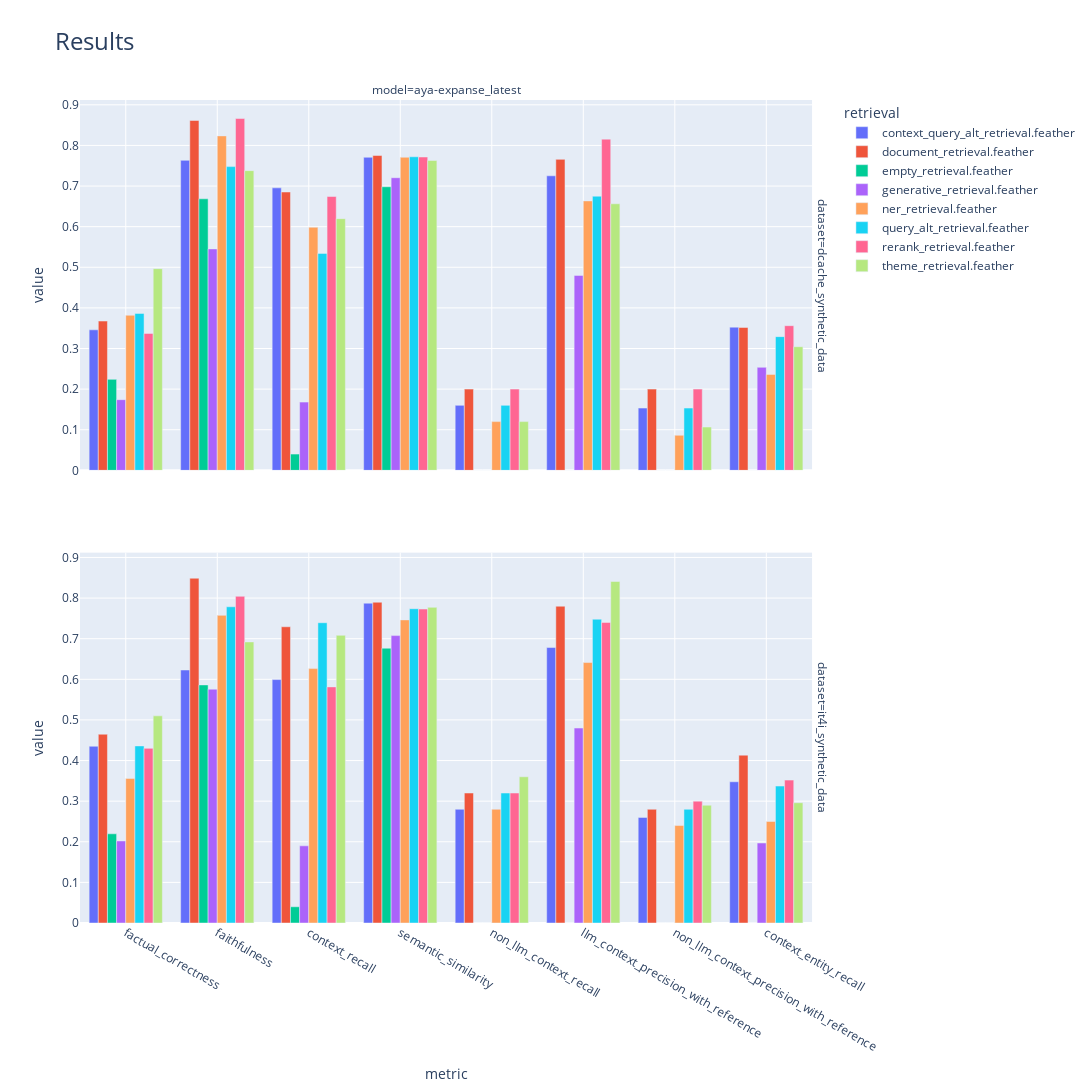
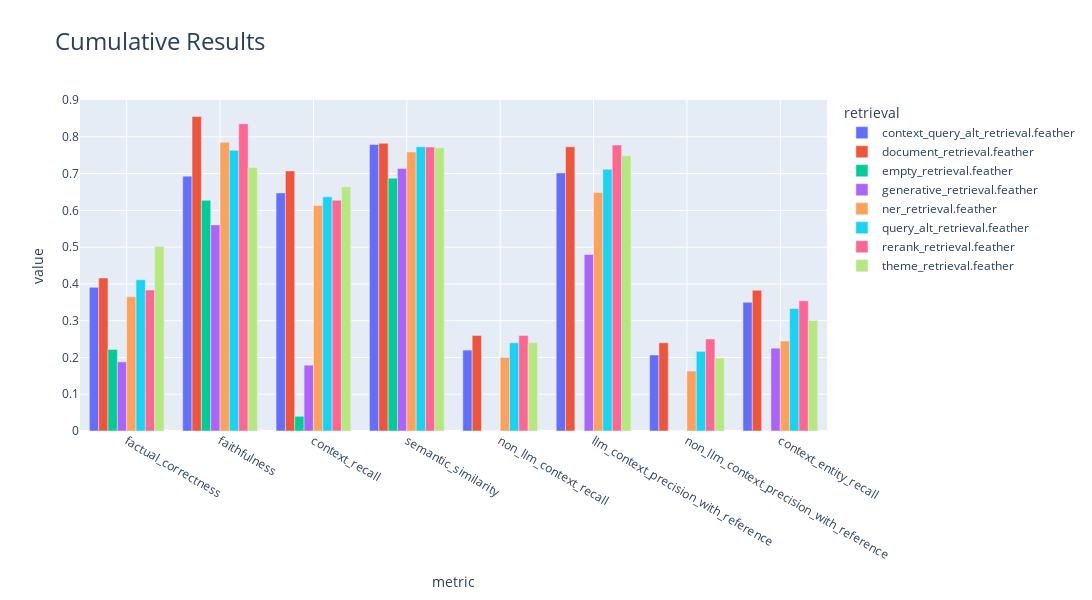
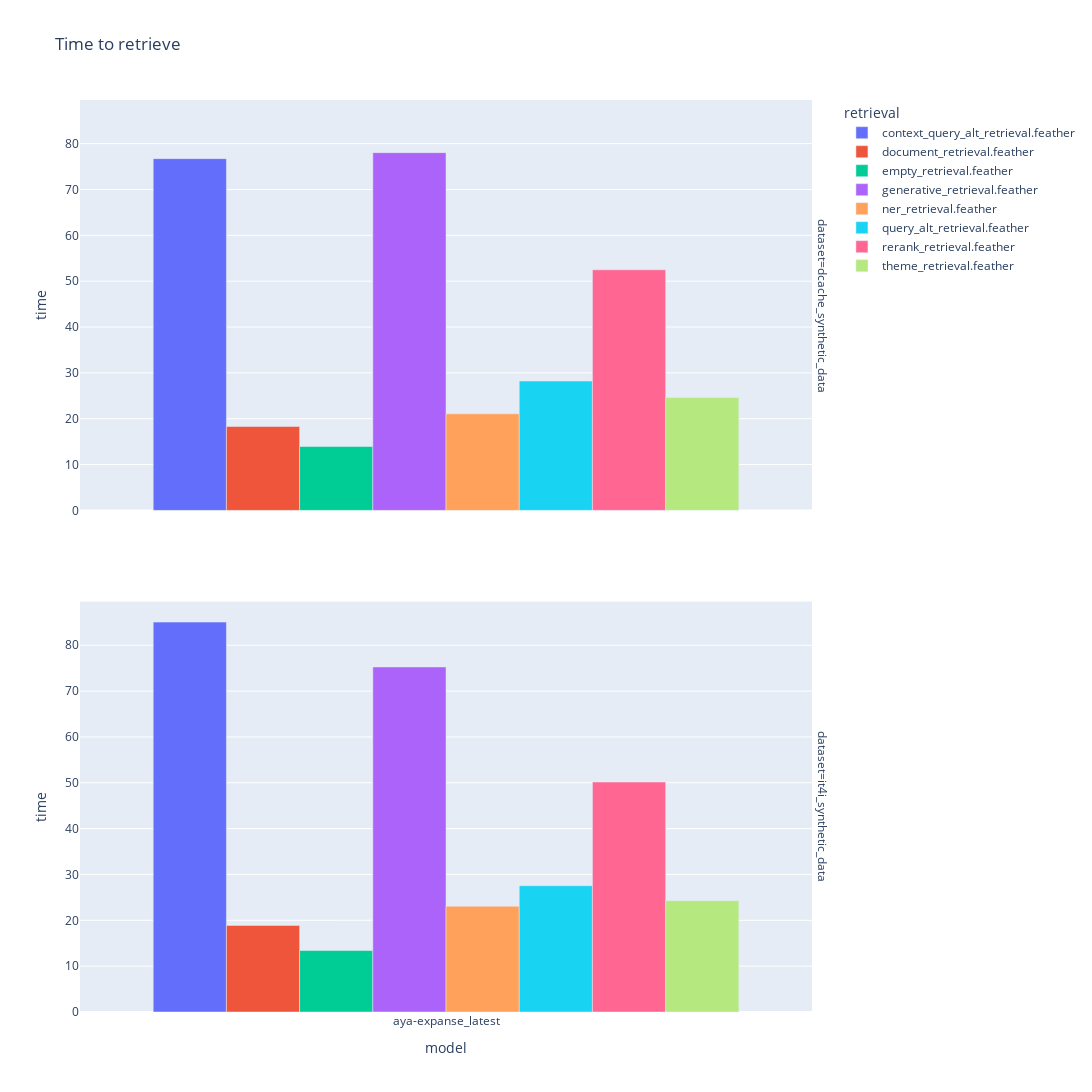

The cell these charts' notebook holds for them, in order:
### Code cell
display_results(full_results_df, display_ttr=True)

### Figure 1 — Plotly figure (JSON) as saved in the notebook; plotly's stock layout.template omitted (floating-point values rounded to 4 significant figures)
{"data": [{"alignmentgroup": "True", "hovertemplate": "retrieval=context_query_alt_retrieval.feather<br>dataset=dcache_synthetic_data<br>model=aya-expanse_latest<br>metric=%{x}<br>value=%{y}<extra></extra>", "legendgroup": "context_query_alt_retrieval.feather", "marker": {"color": "#636efa", "pattern": {"shape": ""}}, "name": "context_query_alt_retrieval.feather", "offsetgroup": "context_query_alt_retrieval.feather", "orientation": "v", "showlegend": true, "textposition": "auto", "type": "bar", "x": ["factual_correctness", "faithfulness", "context_recall", "semantic_similarity", "non_llm_context_recall", "llm_context_precision_with_reference", "non_llm_context_precision_with_reference", "context_entity_recall"], "xaxis": "x2", "y": [0.346, 0.7633, 0.6956, 0.7708, 0.16, 0.7252, 0.1533, 0.3526], "yaxis": "y2"}, {"alignmentgroup": "True", "hovertemplate": "retrieval=context_query_alt_retrieval.feather<br>dataset=it4i_synthetic_data<br>model=aya-expanse_latest<br>metric=%{x}<br>value=%{y}<extra></extra>", "legendgroup": "context_query_alt_retrieval.feather", "marker": {"color": "#636efa", "pattern": {"shape": ""}}, "name": "context_query_alt_retrieval.feather", "offsetgroup": "context_query_alt_retrieval.feather", "orientation": "v", "showlegend": false, "textposition": "auto", "type": "bar", "x": ["factual_correctness", "faithfulness", "context_recall", "semantic_similarity", "non_llm_context_recall", "llm_context_precision_with_reference", "non_llm_context_precision_with_reference", "context_entity_recall"], "xaxis": "x", "y": [0.4352, 0.6229, 0.5993, 0.7874, 0.28, 0.6782, 0.26, 0.3477], "yaxis": "y"}, {"alignmentgroup": "True", "hovertemplate": "retrieval=document_retrieval.feather<br>dataset=dcache_synthetic_data<br>model=aya-expanse_latest<br>metric=%{x}<br>value=%{y}<extra></extra>", "legendgroup": "document_retrieval.feather", "marker": {"color": "#EF553B", "pattern": {"shape": ""}}, "name": "document_retrieval.feather", "offsetgroup": "document_retrieval.feather", "orientation": "v", "showlegend": true, "textposition": "auto", "type": "bar", "x": ["factual_correctness", "faithfulness", "context_recall", "semantic_similarity", "non_llm_context_recall", "llm_context_precision_with_reference", "non_llm_context_precision_with_reference", "context_entity_recall"], "xaxis": "x2", "y": [0.3676, 0.8614, 0.6853, 0.7751, 0.2, 0.7657, 0.2, 0.3518], "yaxis": "y2"}, {"alignmentgroup": "True", "hovertemplate": "retrieval=document_retrieval.feather<br>dataset=it4i_synthetic_data<br>model=aya-expanse_latest<br>metric=%{x}<br>value=%{y}<extra></extra>", "legendgroup": "document_retrieval.feather", "marker": {"color": "#EF553B", "pattern": {"shape": ""}}, "name": "document_retrieval.feather", "offsetgroup": "document_retrieval.feather", "orientation": "v", "showlegend": false, "textposition": "auto", "type": "bar", "x": ["factual_correctness", "faithfulness", "context_recall", "semantic_similarity", "non_llm_context_recall", "llm_context_precision_with_reference", "non_llm_context_precision_with_reference", "context_entity_recall"], "xaxis": "x", "y": [0.4648, 0.8489, 0.7293, 0.7898, 0.32, 0.78, 0.28, 0.4132], "yaxis": "y"}, {"alignmentgroup": "True", "hovertemplate": "retrieval=empty_retrieval.feather<br>dataset=dcache_synthetic_data<br>model=aya-expanse_latest<br>metric=%{x}<br>value=%{y}<extra></extra>", "legendgroup": "empty_retrieval.feather", "marker": {"color": "#00cc96", "pattern": {"shape": ""}}, "name": "empty_retrieval.feather", "offsetgroup": "empty_retrieval.feather", "orientation": "v", "showlegend": true, "textposition": "auto", "type": "bar", "x": ["factual_correctness", "faithfulness", "context_recall", "semantic_similarity", "non_llm_context_recall", "llm_context_precision_with_reference", "non_llm_context_precision_with_reference", "context_entity_recall"], "xaxis": "x2", "y": [0.224, 0.6686, 0.04, 0.6983, 0.0, 0.0, 0.0, 0.0], "yaxis": "y2"}, {"alignmentgroup": "True", "hovertemplate": "retrieval=empty_retrieval.feather<br>dataset=it4i_synthetic_data<br>model=aya-expanse_latest<br>metric=%{x}<br>value=%{y}<extra></extra>", "legendgroup": "empty_retrieval.feather", "marker": {"color": "#00cc96", "pattern": {"shape": ""}}, "name": "empty_retrieval.feather", "offsetgroup": "empty_retrieval.feather", "orientation": "v", "showlegend": false, "textposition": "auto", "type": "bar", "x": ["factual_correctness", "faithfulness", "context_recall", "semantic_similarity", "non_llm_context_recall", "llm_context_precision_with_reference", "non_llm_context_precision_with_reference", "context_entity_recall"], "xaxis": "x", "y": [0.2196, 0.5862, 0.04, 0.6766, 0.0, 0.0, 0.0, 0.0], "yaxis": "y"}, {"alignmentgroup": "True", "hovertemplate": "retrieval=generative_retrieval.feather<br>dataset=dcache_synthetic_data<br>model=aya-expanse_latest<br>metric=%{x}<br>value=%{y}<extra></extra>", "legendgroup": "generative_retrieval.feather", "marker": {"color": "#ab63fa", "pattern": {"shape": ""}}, "name": "generative_retrieval.feather", "offsetgroup": "generative_retrieval.feather", "orientation": "v", "showlegend": true, "textposition": "auto", "type": "bar", "x": ["factual_correctness", "faithfulness", "context_recall", "semantic_similarity", "non_llm_context_recall", "llm_context_precision_with_reference", "non_llm_context_precision_with_reference", "context_entity_recall"], "xaxis": "x2", "y": [0.174, 0.5452, 0.168, 0.7205, 0.0, 0.48, 0.0, 0.2536], "yaxis": "y2"}, {"alignmentgroup": "True", "hovertemplate": "retrieval=generative_retrieval.feather<br>dataset=it4i_synthetic_data<br>model=aya-expanse_latest<br>metric=%{x}<br>value=%{y}<extra></extra>", "legendgroup": "generative_retrieval.feather", "marker": {"color": "#ab63fa", "pattern": {"shape": ""}}, "name": "generative_retrieval.feather", "offsetgroup": "generative_retrieval.feather", "orientation": "v", "showlegend": false, "textposition": "auto", "type": "bar", "x": ["factual_correctness", "faithfulness", "context_recall", "semantic_similarity", "non_llm_context_recall", "llm_context_precision_with_reference", "non_llm_context_precision_with_reference", "context_entity_recall"], "xaxis": "x", "y": [0.202, 0.5757, 0.19, 0.7076, 0.0, 0.48, 0.0, 0.197], "yaxis": "y"}, {"alignmentgroup": "True", "hovertemplate": "retrieval=ner_retrieval.feather<br>dataset=dcache_synthetic_data<br>model=aya-expanse_latest<br>metric=%{x}<br>value=%{y}<extra></extra>", "legendgroup": "ner_retrieval.feather", "marker": {"color": "#FFA15A", "pattern": {"shape": ""}}, "name": "ner_retrieval.feather", "offsetgroup": "ner_retrieval.feather", "orientation": "v", "showlegend": true, "textposition": "auto", "type": "bar", "x": ["factual_correctness", "faithfulness", "context_recall", "semantic_similarity", "non_llm_context_recall", "llm_context_precision_with_reference", "non_llm_context_precision_with_reference", "context_entity_recall"], "xaxis": "x2", "y": [0.3818, 0.8235, 0.5985, 0.7708, 0.12, 0.6634, 0.08633, 0.2362], "yaxis": "y2"}, {"alignmentgroup": "True", "hovertemplate": "retrieval=ner_retrieval.feather<br>dataset=it4i_synthetic_data<br>model=aya-expanse_latest<br>metric=%{x}<br>value=%{y}<extra></extra>", "legendgroup": "ner_retrieval.feather", "marker": {"color": "#FFA15A", "pattern": {"shape": ""}}, "name": "ner_retrieval.feather", "offsetgroup": "ner_retrieval.feather", "orientation": "v", "showlegend": false, "textposition": "auto", "type": "bar", "x": ["factual_correctness", "faithfulness", "context_recall", "semantic_similarity", "non_llm_context_recall", "llm_context_precision_with_reference", "non_llm_context_precision_with_reference", "context_entity_recall"], "xaxis": "x", "y": [0.356, 0.7575, 0.6264, 0.7463, 0.28, 0.6413, 0.24, 0.2501], "yaxis": "y"}, {"alignmentgroup": "True", "hovertemplate": "retrieval=query_alt_retrieval.feather<br>dataset=dcache_synthetic_data<br>model=aya-expanse_latest<br>metric=%{x}<br>value=%{y}<extra></extra>", "legendgroup": "query_alt_retrieval.feather", "marker": {"color": "#19d3f3", "pattern": {"shape": ""}}, "name": "query_alt_retrieval.feather", "offsetgroup": "query_alt_retrieval.feather", "orientation": "v", "showlegend": true, "textposition": "auto", "type": "bar", "x": ["factual_correctness", "faithfulness", "context_recall", "semantic_similarity", "non_llm_context_recall", "llm_context_precision_with_reference", "non_llm_context_precision_with_reference", "context_entity_recall"], "xaxis": "x2", "y": [0.3864, 0.7478, 0.5342, 0.7721, 0.16, 0.6751, 0.1533, 0.3293], "yaxis": "y2"}, {"alignmentgroup": "True", "hovertemplate": "retrieval=query_alt_retrieval.feather<br>dataset=it4i_synthetic_data<br>model=aya-expanse_latest<br>metric=%{x}<br>value=%{y}<extra></extra>", "legendgroup": "query_alt_retrieval.feather", "marker": {"color": "#19d3f3", "pattern": {"shape": ""}}, "name": "query_alt_retrieval.feather", "offsetgroup": "query_alt_retrieval.feather", "orientation": "v", "showlegend": false, "textposition": "auto", "type": "bar", "x": ["factual_correctness", "faithfulness", "context_recall", "semantic_similarity", "non_llm_context_recall", "llm_context_precision_with_reference", "non_llm_context_precision_with_reference", "context_entity_recall"], "xaxis": "x", "y": [0.436, 0.7786, 0.7393, 0.7738, 0.32, 0.748, 0.28, 0.3372], "yaxis": "y"}, {"alignmentgroup": "True", "hovertemplate": "retrieval=rerank_retrieval.feather<br>dataset=dcache_synthetic_data<br>model=aya-expanse_latest<br>metric=%{x}<br>value=%{y}<extra></extra>", "legendgroup": "rerank_retrieval.feather", "marker": {"color": "#FF6692", "pattern": {"shape": ""}}, "name": "rerank_retrieval.feather", "offsetgroup": "rerank_retrieval.feather", "orientation": "v", "showlegend": true, "textposition": "auto", "type": "bar", "x": ["factual_correctness", "faithfulness", "context_recall", "semantic_similarity", "non_llm_context_recall", "llm_context_precision_with_reference", "non_llm_context_precision_with_reference", "context_entity_recall"], "xaxis": "x2", "y": [0.3372, 0.8663, 0.6742, 0.7715, 0.2, 0.8155, 0.2, 0.3562], "yaxis": "y2"}, {"alignmentgroup": "True", "hovertemplate": "retrieval=rerank_retrieval.feather<br>dataset=it4i_synthetic_data<br>model=aya-expanse_latest<br>metric=%{x}<br>value=%{y}<extra></extra>", "legendgroup": "rerank_retrieval.feather", "marker": {"color": "#FF6692", "pattern": {"shape": ""}}, "name": "rerank_retrieval.feather", "offsetgroup": "rerank_retrieval.feather", "orientation": "v", "showlegend": false, "textposition": "auto", "type": "bar", "x": ["factual_correctness", "faithfulness", "context_recall", "semantic_similarity", "non_llm_context_recall", "llm_context_precision_with_reference", "non_llm_context_precision_with_reference", "context_entity_recall"], "xaxis": "x", "y": [0.43, 0.8044, 0.5813, 0.773, 0.32, 0.74, 0.3, 0.3518], "yaxis": "y"}, {"alignmentgroup": "True", "hovertemplate": "retrieval=theme_retrieval.feather<br>dataset=dcache_synthetic_data<br>model=aya-expanse_latest<br>metric=%{x}<br>value=%{y}<extra></extra>", "legendgroup": "theme_retrieval.feather", "marker": {"color": "#B6E880", "pattern": {"shape": ""}}, "name": "theme_retrieval.feather", "offsetgroup": "theme_retrieval.feather", "orientation": "v", "showlegend": true, "textposition": "auto", "type": "bar", "x": ["factual_correctness", "faithfulness", "context_recall", "semantic_similarity", "non_llm_context_recall", "llm_context_precision_with_reference", "non_llm_context_precision_with_reference", "context_entity_recall"], "xaxis": "x2", "y": [0.4967, 0.738, 0.6197, 0.7628, 0.12, 0.6563, 0.1067, 0.3044], "yaxis": "y2"}, {"alignmentgroup": "True", "hovertemplate": "retrieval=theme_retrieval.feather<br>dataset=it4i_synthetic_data<br>model=aya-expanse_latest<br>metric=%{x}<br>value=%{y}<extra></extra>", "legendgroup": "theme_retrieval.feather", "marker": {"color": "#B6E880", "pattern": {"shape": ""}}, "name": "theme_retrieval.feather", "offsetgroup": "theme_retrieval.feather", "orientation": "v", "showlegend": false, "textposition": "auto", "type": "bar", "x": ["factual_correctness", "faithfulness", "context_recall", "semantic_similarity", "non_llm_context_recall", "llm_context_precision_with_reference", "non_llm_context_precision_with_reference", "context_entity_recall"], "xaxis": "x", "y": [0.51, 0.692, 0.7083, 0.7772, 0.36, 0.8409, 0.29, 0.2961], "yaxis": "y"}], "layout": {"annotations": [{"font": {}, "showarrow": false, "text": "model=aya-expanse_latest", "x": 0.49, "xanchor": "center", "xref": "paper", "y": 1, "yanchor": "bottom", "yref": "paper"}, {"font": {}, "showarrow": false, "text": "dataset=it4i_synthetic_data", "textangle": 90, "x": 0.98, "xanchor": "left", "xref": "paper", "y": 0.225, "yanchor": "middle", "yref": "paper"}, {"font": {}, "showarrow": false, "text": "dataset=dcache_synthetic_data", "textangle": 90, "x": 0.98, "xanchor": "left", "xref": "paper", "y": 0.775, "yanchor": "middle", "yref": "paper"}], "barmode": "group", "height": 1200, "legend": {"title": {"text": "retrieval"}, "tracegroupgap": 0}, "title": {"font": {"size": 24}, "text": "Results"}, "width": 1200, "xaxis": {"anchor": "y", "domain": [0, 0.98], "showgrid": true, "title": {"text": "metric"}}, "xaxis2": {"anchor": "y2", "domain": [0, 0.98], "matches": "x", "showgrid": true, "showticklabels": false}, "yaxis": {"anchor": "x", "domain": [0, 0.45], "title": {"text": "value"}}, "yaxis2": {"anchor": "x2", "domain": [0.55, 1], "matches": "y", "title": {"text": "value"}}}}

### Figure 2 — Plotly figure (JSON) as saved in the notebook; plotly's stock layout.template omitted (floating-point values rounded to 4 significant figures)
{"data": [{"alignmentgroup": "True", "hovertemplate": "retrieval=context_query_alt_retrieval.feather<br>metric=%{x}<br>value=%{y}<extra></extra>", "legendgroup": "context_query_alt_retrieval.feather", "marker": {"color": "#636efa", "pattern": {"shape": ""}}, "name": "context_query_alt_retrieval.feather", "offsetgroup": "context_query_alt_retrieval.feather", "orientation": "v", "showlegend": true, "textposition": "auto", "type": "bar", "x": ["factual_correctness", "faithfulness", "context_recall", "semantic_similarity", "non_llm_context_recall", "llm_context_precision_with_reference", "non_llm_context_precision_with_reference", "context_entity_recall"], "xaxis": "x", "y": [0.3906, 0.6931, 0.6474, 0.7791, 0.22, 0.7017, 0.2067, 0.3502], "yaxis": "y"}, {"alignmentgroup": "True", "hovertemplate": "retrieval=document_retrieval.feather<br>metric=%{x}<br>value=%{y}<extra></extra>", "legendgroup": "document_retrieval.feather", "marker": {"color": "#EF553B", "pattern": {"shape": ""}}, "name": "document_retrieval.feather", "offsetgroup": "document_retrieval.feather", "orientation": "v", "showlegend": true, "textposition": "auto", "type": "bar", "x": ["factual_correctness", "faithfulness", "context_recall", "semantic_similarity", "non_llm_context_recall", "llm_context_precision_with_reference", "non_llm_context_precision_with_reference", "context_entity_recall"], "xaxis": "x", "y": [0.4162, 0.8552, 0.7073, 0.7825, 0.26, 0.7729, 0.24, 0.3825], "yaxis": "y"}, {"alignmentgroup": "True", "hovertemplate": "retrieval=empty_retrieval.feather<br>metric=%{x}<br>value=%{y}<extra></extra>", "legendgroup": "empty_retrieval.feather", "marker": {"color": "#00cc96", "pattern": {"shape": ""}}, "name": "empty_retrieval.feather", "offsetgroup": "empty_retrieval.feather", "orientation": "v", "showlegend": true, "textposition": "auto", "type": "bar", "x": ["factual_correctness", "faithfulness", "context_recall", "semantic_similarity", "non_llm_context_recall", "llm_context_precision_with_reference", "non_llm_context_precision_with_reference", "context_entity_recall"], "xaxis": "x", "y": [0.2218, 0.6274, 0.04, 0.6874, 0.0, 0.0, 0.0, 0.0], "yaxis": "y"}, {"alignmentgroup": "True", "hovertemplate": "retrieval=generative_retrieval.feather<br>metric=%{x}<br>value=%{y}<extra></extra>", "legendgroup": "generative_retrieval.feather", "marker": {"color": "#ab63fa", "pattern": {"shape": ""}}, "name": "generative_retrieval.feather", "offsetgroup": "generative_retrieval.feather", "orientation": "v", "showlegend": true, "textposition": "auto", "type": "bar", "x": ["factual_correctness", "faithfulness", "context_recall", "semantic_similarity", "non_llm_context_recall", "llm_context_precision_with_reference", "non_llm_context_precision_with_reference", "context_entity_recall"], "xaxis": "x", "y": [0.188, 0.5604, 0.179, 0.7141, 0.0, 0.48, 0.0, 0.2253], "yaxis": "y"}, {"alignmentgroup": "True", "hovertemplate": "retrieval=ner_retrieval.feather<br>metric=%{x}<br>value=%{y}<extra></extra>", "legendgroup": "ner_retrieval.feather", "marker": {"color": "#FFA15A", "pattern": {"shape": ""}}, "name": "ner_retrieval.feather", "offsetgroup": "ner_retrieval.feather", "orientation": "v", "showlegend": true, "textposition": "auto", "type": "bar", "x": ["factual_correctness", "faithfulness", "context_recall", "semantic_similarity", "non_llm_context_recall", "llm_context_precision_with_reference", "non_llm_context_precision_with_reference", "context_entity_recall"], "xaxis": "x", "y": [0.3652, 0.7853, 0.613, 0.7586, 0.2, 0.6484, 0.1632, 0.2446], "yaxis": "y"}, {"alignmentgroup": "True", "hovertemplate": "retrieval=query_alt_retrieval.feather<br>metric=%{x}<br>value=%{y}<extra></extra>", "legendgroup": "query_alt_retrieval.feather", "marker": {"color": "#19d3f3", "pattern": {"shape": ""}}, "name": "query_alt_retrieval.feather", "offsetgroup": "query_alt_retrieval.feather", "orientation": "v", "showlegend": true, "textposition": "auto", "type": "bar", "x": ["factual_correctness", "faithfulness", "context_recall", "semantic_similarity", "non_llm_context_recall", "llm_context_precision_with_reference", "non_llm_context_precision_with_reference", "context_entity_recall"], "xaxis": "x", "y": [0.4112, 0.7632, 0.6368, 0.7729, 0.24, 0.7115, 0.2167, 0.3332], "yaxis": "y"}, {"alignmentgroup": "True", "hovertemplate": "retrieval=rerank_retrieval.feather<br>metric=%{x}<br>value=%{y}<extra></extra>", "legendgroup": "rerank_retrieval.feather", "marker": {"color": "#FF6692", "pattern": {"shape": ""}}, "name": "rerank_retrieval.feather", "offsetgroup": "rerank_retrieval.feather", "orientation": "v", "showlegend": true, "textposition": "auto", "type": "bar", "x": ["factual_correctness", "faithfulness", "context_recall", "semantic_similarity", "non_llm_context_recall", "llm_context_precision_with_reference", "non_llm_context_precision_with_reference", "context_entity_recall"], "xaxis": "x", "y": [0.3836, 0.8353, 0.6278, 0.7723, 0.26, 0.7777, 0.25, 0.354], "yaxis": "y"}, {"alignmentgroup": "True", "hovertemplate": "retrieval=theme_retrieval.feather<br>metric=%{x}<br>value=%{y}<extra></extra>", "legendgroup": "theme_retrieval.feather", "marker": {"color": "#B6E880", "pattern": {"shape": ""}}, "name": "theme_retrieval.feather", "offsetgroup": "theme_retrieval.feather", "orientation": "v", "showlegend": true, "textposition": "auto", "type": "bar", "x": ["factual_correctness", "faithfulness", "context_recall", "semantic_similarity", "non_llm_context_recall", "llm_context_precision_with_reference", "non_llm_context_precision_with_reference", "context_entity_recall"], "xaxis": "x", "y": [0.5014, 0.7168, 0.664, 0.77, 0.24, 0.7486, 0.1983, 0.3007], "yaxis": "y"}], "layout": {"barmode": "group", "height": 600, "legend": {"title": {"text": "retrieval"}, "tracegroupgap": 0}, "title": {"font": {"size": 24}, "text": "Cumulative Results"}, "width": 1200, "xaxis": {"anchor": "y", "domain": [0, 1], "showgrid": true, "title": {"text": "metric"}}, "yaxis": {"anchor": "x", "domain": [0, 1], "title": {"text": "value"}}}}

### Figure 3 — Plotly figure (JSON) as saved in the notebook; plotly's stock layout.template omitted (floating-point values rounded to 4 significant figures)
{"data": [{"alignmentgroup": "True", "hovertemplate": "retrieval=context_query_alt_retrieval.feather<br>dataset=dcache_synthetic_data<br>model=%{x}<br>time=%{y}<extra></extra>", "legendgroup": "context_query_alt_retrieval.feather", "marker": {"color": "#636efa", "pattern": {"shape": ""}}, "name": "context_query_alt_retrieval.feather", "offsetgroup": "context_query_alt_retrieval.feather", "orientation": "v", "showlegend": true, "textposition": "auto", "type": "bar", "x": ["aya-expanse_latest"], "xaxis": "x2", "y": [76.73], "yaxis": "y2"}, {"alignmentgroup": "True", "hovertemplate": "retrieval=context_query_alt_retrieval.feather<br>dataset=it4i_synthetic_data<br>model=%{x}<br>time=%{y}<extra></extra>", "legendgroup": "context_query_alt_retrieval.feather", "marker": {"color": "#636efa", "pattern": {"shape": ""}}, "name": "context_query_alt_retrieval.feather", "offsetgroup": "context_query_alt_retrieval.feather", "orientation": "v", "showlegend": false, "textposition": "auto", "type": "bar", "x": ["aya-expanse_latest"], "xaxis": "x", "y": [85.05], "yaxis": "y"}, {"alignmentgroup": "True", "hovertemplate": "retrieval=document_retrieval.feather<br>dataset=dcache_synthetic_data<br>model=%{x}<br>time=%{y}<extra></extra>", "legendgroup": "document_retrieval.feather", "marker": {"color": "#EF553B", "pattern": {"shape": ""}}, "name": "document_retrieval.feather", "offsetgroup": "document_retrieval.feather", "orientation": "v", "showlegend": true, "textposition": "auto", "type": "bar", "x": ["aya-expanse_latest"], "xaxis": "x2", "y": [18.3], "yaxis": "y2"}, {"alignmentgroup": "True", "hovertemplate": "retrieval=document_retrieval.feather<br>dataset=it4i_synthetic_data<br>model=%{x}<br>time=%{y}<extra></extra>", "legendgroup": "document_retrieval.feather", "marker": {"color": "#EF553B", "pattern": {"shape": ""}}, "name": "document_retrieval.feather", "offsetgroup": "document_retrieval.feather", "orientation": "v", "showlegend": false, "textposition": "auto", "type": "bar", "x": ["aya-expanse_latest"], "xaxis": "x", "y": [18.88], "yaxis": "y"}, {"alignmentgroup": "True", "hovertemplate": "retrieval=empty_retrieval.feather<br>dataset=dcache_synthetic_data<br>model=%{x}<br>time=%{y}<extra></extra>", "legendgroup": "empty_retrieval.feather", "marker": {"color": "#00cc96", "pattern": {"shape": ""}}, "name": "empty_retrieval.feather", "offsetgroup": "empty_retrieval.feather", "orientation": "v", "showlegend": true, "textposition": "auto", "type": "bar", "x": ["aya-expanse_latest"], "xaxis": "x2", "y": [13.93], "yaxis": "y2"}, {"alignmentgroup": "True", "hovertemplate": "retrieval=empty_retrieval.feather<br>dataset=it4i_synthetic_data<br>model=%{x}<br>time=%{y}<extra></extra>", "legendgroup": "empty_retrieval.feather", "marker": {"color": "#00cc96", "pattern": {"shape": ""}}, "name": "empty_retrieval.feather", "offsetgroup": "empty_retrieval.feather", "orientation": "v", "showlegend": false, "textposition": "auto", "type": "bar", "x": ["aya-expanse_latest"], "xaxis": "x", "y": [13.41], "yaxis": "y"}, {"alignmentgroup": "True", "hovertemplate": "retrieval=generative_retrieval.feather<br>dataset=dcache_synthetic_data<br>model=%{x}<br>time=%{y}<extra></extra>", "legendgroup": "generative_retrieval.feather", "marker": {"color": "#ab63fa", "pattern": {"shape": ""}}, "name": "generative_retrieval.feather", "offsetgroup": "generative_retrieval.feather", "orientation": "v", "showlegend": true, "textposition": "auto", "type": "bar", "x": ["aya-expanse_latest"], "xaxis": "x2", "y": [78.03], "yaxis": "y2"}, {"alignmentgroup": "True", "hovertemplate": "retrieval=generative_retrieval.feather<br>dataset=it4i_synthetic_data<br>model=%{x}<br>time=%{y}<extra></extra>", "legendgroup": "generative_retrieval.feather", "marker": {"color": "#ab63fa", "pattern": {"shape": ""}}, "name": "generative_retrieval.feather", "offsetgroup": "generative_retrieval.feather", "orientation": "v", "showlegend": false, "textposition": "auto", "type": "bar", "x": ["aya-expanse_latest"], "xaxis": "x", "y": [75.26], "yaxis": "y"}, {"alignmentgroup": "True", "hovertemplate": "retrieval=ner_retrieval.feather<br>dataset=dcache_synthetic_data<br>model=%{x}<br>time=%{y}<extra></extra>", "legendgroup": "ner_retrieval.feather", "marker": {"color": "#FFA15A", "pattern": {"shape": ""}}, "name": "ner_retrieval.feather", "offsetgroup": "ner_retrieval.feather", "orientation": "v", "showlegend": true, "textposition": "auto", "type": "bar", "x": ["aya-expanse_latest"], "xaxis": "x2", "y": [21.07], "yaxis": "y2"}, {"alignmentgroup": "True", "hovertemplate": "retrieval=ner_retrieval.feather<br>dataset=it4i_synthetic_data<br>model=%{x}<br>time=%{y}<extra></extra>", "legendgroup": "ner_retrieval.feather", "marker": {"color": "#FFA15A", "pattern": {"shape": ""}}, "name": "ner_retrieval.feather", "offsetgroup": "ner_retrieval.feather", "orientation": "v", "showlegend": false, "textposition": "auto", "type": "bar", "x": ["aya-expanse_latest"], "xaxis": "x", "y": [23.06], "yaxis": "y"}, {"alignmentgroup": "True", "hovertemplate": "retrieval=query_alt_retrieval.feather<br>dataset=dcache_synthetic_data<br>model=%{x}<br>time=%{y}<extra></extra>", "legendgroup": "query_alt_retrieval.feather", "marker": {"color": "#19d3f3", "pattern": {"shape": ""}}, "name": "query_alt_retrieval.feather", "offsetgroup": "query_alt_retrieval.feather", "orientation": "v", "showlegend": true, "textposition": "auto", "type": "bar", "x": ["aya-expanse_latest"], "xaxis": "x2", "y": [28.21], "yaxis": "y2"}, {"alignmentgroup": "True", "hovertemplate": "retrieval=query_alt_retrieval.feather<br>dataset=it4i_synthetic_data<br>model=%{x}<br>time=%{y}<extra></extra>", "legendgroup": "query_alt_retrieval.feather", "marker": {"color": "#19d3f3", "pattern": {"shape": ""}}, "name": "query_alt_retrieval.feather", "offsetgroup": "query_alt_retrieval.feather", "orientation": "v", "showlegend": false, "textposition": "auto", "type": "bar", "x": ["aya-expanse_latest"], "xaxis": "x", "y": [27.54], "yaxis": "y"}, {"alignmentgroup": "True", "hovertemplate": "retrieval=rerank_retrieval.feather<br>dataset=dcache_synthetic_data<br>model=%{x}<br>time=%{y}<extra></extra>", "legendgroup": "rerank_retrieval.feather", "marker": {"color": "#FF6692", "pattern": {"shape": ""}}, "name": "rerank_retrieval.feather", "offsetgroup": "rerank_retrieval.feather", "orientation": "v", "showlegend": true, "textposition": "auto", "type": "bar", "x": ["aya-expanse_latest"], "xaxis": "x2", "y": [52.48], "yaxis": "y2"}, {"alignmentgroup": "True", "hovertemplate": "retrieval=rerank_retrieval.feather<br>dataset=it4i_synthetic_data<br>model=%{x}<br>time=%{y}<extra></extra>", "legendgroup": "rerank_retrieval.feather", "marker": {"color": "#FF6692", "pattern": {"shape": ""}}, "name": "rerank_retrieval.feather", "offsetgroup": "rerank_retrieval.feather", "orientation": "v", "showlegend": false, "textposition": "auto", "type": "bar", "x": ["aya-expanse_latest"], "xaxis": "x", "y": [50.17], "yaxis": "y"}, {"alignmentgroup": "True", "hovertemplate": "retrieval=theme_retrieval.feather<br>dataset=dcache_synthetic_data<br>model=%{x}<br>time=%{y}<extra></extra>", "legendgroup": "theme_retrieval.feather", "marker": {"color": "#B6E880", "pattern": {"shape": ""}}, "name": "theme_retrieval.feather", "offsetgroup": "theme_retrieval.feather", "orientation": "v", "showlegend": true, "textposition": "auto", "type": "bar", "x": ["aya-expanse_latest"], "xaxis": "x2", "y": [24.61], "yaxis": "y2"}, {"alignmentgroup": "True", "hovertemplate": "retrieval=theme_retrieval.feather<br>dataset=it4i_synthetic_data<br>model=%{x}<br>time=%{y}<extra></extra>", "legendgroup": "theme_retrieval.feather", "marker": {"color": "#B6E880", "pattern": {"shape": ""}}, "name": "theme_retrieval.feather", "offsetgroup": "theme_retrieval.feather", "orientation": "v", "showlegend": false, "textposition": "auto", "type": "bar", "x": ["aya-expanse_latest"], "xaxis": "x", "y": [24.27], "yaxis": "y"}], "layout": {"annotations": [{"font": {}, "showarrow": false, "text": "dataset=it4i_synthetic_data", "textangle": 90, "x": 0.98, "xanchor": "left", "xref": "paper", "y": 0.225, "yanchor": "middle", "yref": "paper"}, {"font": {}, "showarrow": false, "text": "dataset=dcache_synthetic_data", "textangle": 90, "x": 0.98, "xanchor": "left", "xref": "paper", "y": 0.775, "yanchor": "middle", "yref": "paper"}], "barmode": "group", "height": 1200, "legend": {"title": {"text": "retrieval"}, "tracegroupgap": 0}, "title": {"text": "Time to retrieve"}, "width": 1200, "xaxis": {"anchor": "y", "domain": [0, 0.98], "title": {"text": "model"}}, "xaxis2": {"anchor": "y2", "domain": [0, 0.98], "matches": "x", "showticklabels": false}, "yaxis": {"anchor": "x", "domain": [0, 0.45], "title": {"text": "time"}}, "yaxis2": {"anchor": "x2", "domain": [0.55, 1], "matches": "y", "title": {"text": "time"}}}}
